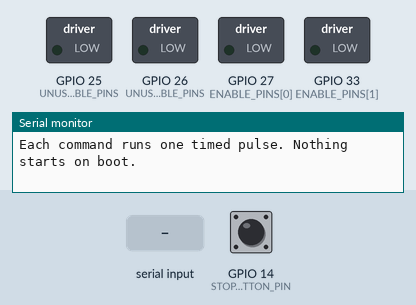
Simulated run of this sketch. Board: ESP32. On the bench: switched loads named in the sketch (green lamp = pin HIGH), the last lines printed to the serial monitor. The inputs (shaded band) are chosen by the test bench; at power-on: GPIO 14 (STOP_BUTTON_PIN) HIGH.

Above: at 1.2 s.
1.3 s: "1\n" received over Serial
At 2.1 s:
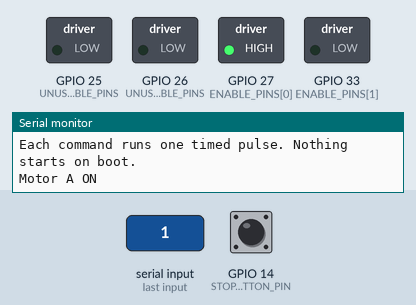
3.8 s: "0\n" received over Serial
5.3 s: "2\n" received over Serial
Timing chart, 0 to 8.3 s (numbered marks = the images above; inputs shaded):
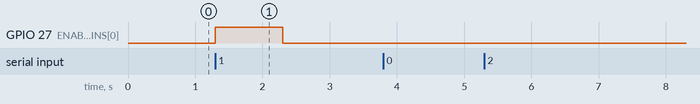

Measured:
- after the input at 1.3 s, GPIO 27 (ENABLE_PINS[0]): LOW → HIGH at once, → LOW 1.0 s later

The sketch:

pump_driver_test.ino
```cpp
// TEST 2: original HUZZAH32 + one L298N board + one or two 6V pumps.
// Read README.md first: this uses ENA/ENB, with fixed direction wiring.
// No NeoPixel library, Python app, or combined sketch is required.
#include <Arduino.h>
#include <string.h>

#if !defined(ARDUINO_FEATHER_ESP32)
#error Select the original "Adafruit ESP32 Feather" board.
#endif

// Start with 1. Change to 2 and re-upload after wiring the second channel.
#ifndef MOTOR_COUNT
#define MOTOR_COUNT 1
#endif
constexpr uint8_t ENABLE_PINS[] = {27, 33}; // ENA, optional ENB.
constexpr uint8_t UNUSED_ENABLE_PINS[] = {25, 26};
constexpr uint8_t STOP_BUTTON_PIN = 14;    // Optional button to GND.
constexpr uint32_t TEST_RUN_MS = 1000;     // One second per command.
static_assert(MOTOR_COUNT == 1 || MOTOR_COUNT == 2, "Use 1 or 2 motors.");
static_assert(TEST_RUN_MS >= 100 && TEST_RUN_MS <= 3000, "Keep tests 0.1-3 seconds.");

int8_t activeMotor = -1;
uint32_t startedAt = 0;

void say(const char* text) {
  // A closed/busy Serial Monitor must not delay turning a motor off.
  if (Serial.availableForWrite() >= int(strlen(text) + 2)) Serial.println(text);
}

void allOff() {
  for (uint8_t pin : ENABLE_PINS) digitalWrite(pin, LOW);
  activeMotor = -1;
}

void printHelp() {
  say("PUMP TEST: 1 = motor A; 0 / s / ! = STOP; ? = help.");
  say(MOTOR_COUNT == 2 ? "2 = motor B. Only one motor runs at a time."
                      : "Motor B disabled. Set MOTOR_COUNT to 2 to test it.");
  say("Each command runs one timed pulse. Nothing starts on boot.");
}

void startMotor(uint8_t index) {
  if (index >= MOTOR_COUNT) { say("Motor B disabled. Set MOTOR_COUNT to 2."); return; }
  if (digitalRead(STOP_BUTTON_PIN) == LOW) { say("Release Stop button first."); return; }
  if (activeMotor >= 0) { say("Busy. Wait for OFF, or send 0 to stop."); return; }
  allOff();
  activeMotor = index;
  startedAt = millis();
  digitalWrite(ENABLE_PINS[index], HIGH);
  say(index == 0 ? "Motor A ON" : "Motor B ON");
}

void checkStop() {
  if (digitalRead(STOP_BUTTON_PIN) == LOW) {
    bool wasRunning = activeMotor >= 0;
    allOff();
    if (wasRunning) say("OFF: Stop button.");
  } else if (activeMotor >= 0 && uint32_t(millis() - startedAt) >= TEST_RUN_MS) {
    allOff();
    say("OFF: timed pulse finished.");
  }
}

void setup() {
  // 10k pull-downs on ENA/ENB keep them low before setup runs / during reset.
  for (uint8_t pin : ENABLE_PINS) {
    digitalWrite(pin, LOW);
    pinMode(pin, OUTPUT);
  }
  for (uint8_t pin : UNUSED_ENABLE_PINS) {
    digitalWrite(pin, LOW);
    pinMode(pin, OUTPUT);
  }
  pinMode(STOP_BUTTON_PIN, INPUT_PULLUP);
  Serial.begin(115200);
  printHelp();
}

void loop() {
  checkStop();
  for (uint8_t budget = 0; budget < 32 && Serial.available(); ++budget) {
    checkStop();
    char command = Serial.read();
    if (command == '0' || command == 's' || command == 'S' || command == '!') {
      allOff();
      say("OFF: stopped.");
    } else if (command == '1' || command == '2') {
      startMotor(command - '1');
    } else if (command == '?') {
      printHelp();
    } else if (command != '\r' && command != '\n' && command != ' ' && command != '\t') {
      allOff();
      say("OFF: unknown command. Use 1, 2, 0 or ?.");
    }
  }
  checkStop();
  delay(1);
}
```
